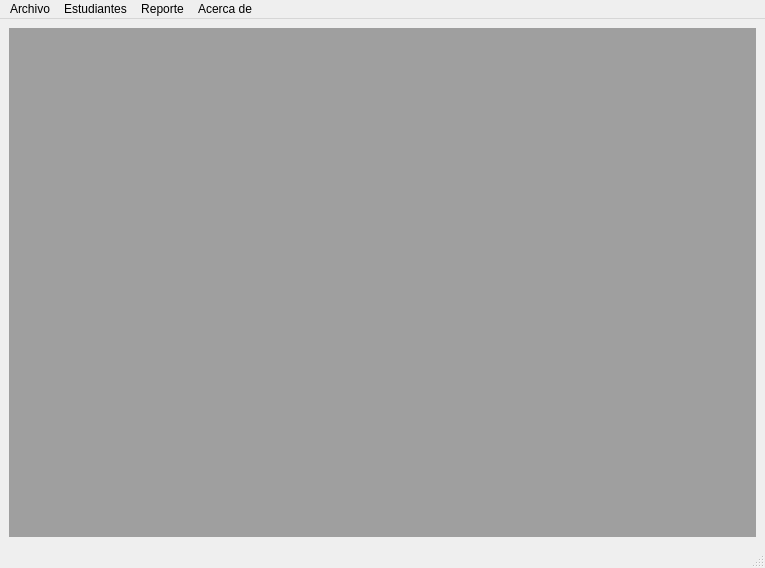
<?xml version="1.0" encoding="UTF-8"?>
<ui version="4.0">
 <class>EstudiantesPrincipal</class>
 <widget class="QMainWindow" name="EstudiantesPrincipal">
  <property name="geometry">
   <rect>
    <x>0</x>
    <y>0</y>
    <width>765</width>
    <height>568</height>
   </rect>
  </property>
  <property name="minimumSize">
   <size>
    <width>640</width>
    <height>480</height>
   </size>
  </property>
  <property name="maximumSize">
   <size>
    <width>35287</width>
    <height>283225</height>
   </size>
  </property>
  <property name="windowTitle">
   <string>Principal</string>
  </property>
  <property name="windowIcon">
   <iconset resource="../images/imagenes.qrc">
    <normaloff>:/images/colegio.png</normaloff>:/images/colegio.png</iconset>
  </property>
  <property name="styleSheet">
   <string notr="true"/>
  </property>
  <widget class="QWidget" name="wdg_principal">
   <property name="styleSheet">
    <string notr="true"/>
   </property>
   <layout class="QGridLayout" name="gridLayout">
    <item row="0" column="0">
     <layout class="QVBoxLayout" name="lay_ver_principal">
      <item>
       <widget class="QMdiArea" name="mdiArea"/>
      </item>
     </layout>
    </item>
   </layout>
  </widget>
  <widget class="QMenuBar" name="mbr_barra_estudiantes">
   <property name="geometry">
    <rect>
     <x>0</x>
     <y>0</y>
     <width>765</width>
     <height>21</height>
    </rect>
   </property>
   <widget class="QMenu" name="mnu_archivo">
    <property name="title">
     <string>Archivo</string>
    </property>
    <addaction name="mni_salir"/>
    <addaction name="mni_cargar"/>
    <addaction name="mni_guardar"/>
   </widget>
   <widget class="QMenu" name="mnu_estudiantes">
    <property name="title">
     <string>Estudiantes</string>
    </property>
    <addaction name="mni_agregar_estudiante"/>
    <addaction name="mni_remover_estudiante"/>
    <addaction name="mni_buscar_estudiante"/>
    <addaction name="mni_agregar_notas"/>
   </widget>
   <widget class="QMenu" name="mnu_reporte">
    <property name="title">
     <string>Reporte</string>
    </property>
    <addaction name="mni_top_5_estudiantes"/>
    <addaction name="mni_listado_estudiantes"/>
   </widget>
   <widget class="QMenu" name="mnu_acerca_de">
    <property name="title">
     <string>Acerca de</string>
    </property>
    <addaction name="mni_hecho_por"/>
    <addaction name="mni_version"/>
   </widget>
   <addaction name="mnu_archivo"/>
   <addaction name="mnu_estudiantes"/>
   <addaction name="mnu_reporte"/>
   <addaction name="mnu_acerca_de"/>
  </widget>
  <widget class="QStatusBar" name="stt_principal"/>
  <action name="mni_salir">
   <property name="icon">
    <iconset resource="../images/imagenes.qrc">
     <normaloff>:/images/salir.png</normaloff>:/images/salir.png</iconset>
   </property>
   <property name="text">
    <string>Salir</string>
   </property>
   <property name="shortcut">
    <string>Ctrl+Q</string>
   </property>
  </action>
  <action name="mni_agregar_estudiante">
   <property name="icon">
    <iconset resource="../images/imagenes.qrc">
     <normaloff>:/images/agregar.png</normaloff>:/images/agregar.png</iconset>
   </property>
   <property name="text">
    <string>Agregar estudiante</string>
   </property>
   <property name="shortcut">
    <string>Ctrl+A</string>
   </property>
  </action>
  <action name="mni_remover_estudiante">
   <property name="icon">
    <iconset resource="../images/imagenes.qrc">
     <normaloff>:/images/basura.png</normaloff>:/images/basura.png</iconset>
   </property>
   <property name="text">
    <string>Remover estudiante</string>
   </property>
   <property name="shortcut">
    <string>Ctrl+E</string>
   </property>
  </action>
  <action name="mni_buscar_estudiante">
   <property name="icon">
    <iconset resource="../images/imagenes.qrc">
     <normaloff>:/images/lupa.png</normaloff>:/images/lupa.png</iconset>
   </property>
   <property name="text">
    <string>Buscar estudiante</string>
   </property>
   <property name="shortcut">
    <string>Ctrl+B</string>
   </property>
  </action>
  <action name="mni_top_5_estudiantes">
   <property name="icon">
    <iconset resource="../images/imagenes.qrc">
     <normaloff>:/images/corona.png</normaloff>:/images/corona.png</iconset>
   </property>
   <property name="text">
    <string>Top 5 mejores estudiantes</string>
   </property>
   <property name="shortcut">
    <string>Ctrl+T</string>
   </property>
  </action>
  <action name="mni_listado_estudiantes">
   <property name="icon">
    <iconset resource="../images/imagenes.qrc">
     <normaloff>:/images/lista.png</normaloff>:/images/lista.png</iconset>
   </property>
   <property name="text">
    <string>Listado estudiantes</string>
   </property>
   <property name="shortcut">
    <string>Ctrl+L</string>
   </property>
  </action>
  <action name="mni_hecho_por">
   <property name="text">
    <string>Hecho por...</string>
   </property>
  </action>
  <action name="mni_version">
   <property name="text">
    <string>Versión</string>
   </property>
  </action>
  <action name="mni_agregar_notas">
   <property name="icon">
    <iconset resource="../images/imagenes.qrc">
     <normaloff>:/images/notas.png</normaloff>:/images/notas.png</iconset>
   </property>
   <property name="text">
    <string>Agregar notas</string>
   </property>
   <property name="shortcut">
    <string>Ctrl+N</string>
   </property>
  </action>
  <action name="mni_cargar">
   <property name="icon">
    <iconset resource="../images/imagenes.qrc">
     <normaloff>:/images/cargar.png</normaloff>:/images/cargar.png</iconset>
   </property>
   <property name="text">
    <string>Cargar</string>
   </property>
   <property name="shortcut">
    <string>Ctrl+C</string>
   </property>
  </action>
  <action name="mni_guardar">
   <property name="icon">
    <iconset resource="../images/imagenes.qrc">
     <normaloff>:/images/guardar.png</normaloff>:/images/guardar.png</iconset>
   </property>
   <property name="text">
    <string>Guardar</string>
   </property>
   <property name="shortcut">
    <string>Ctrl+G</string>
   </property>
  </action>
 </widget>
 <resources>
  <include location="../images/imagenes.qrc"/>
 </resources>
 <connections/>
</ui>
